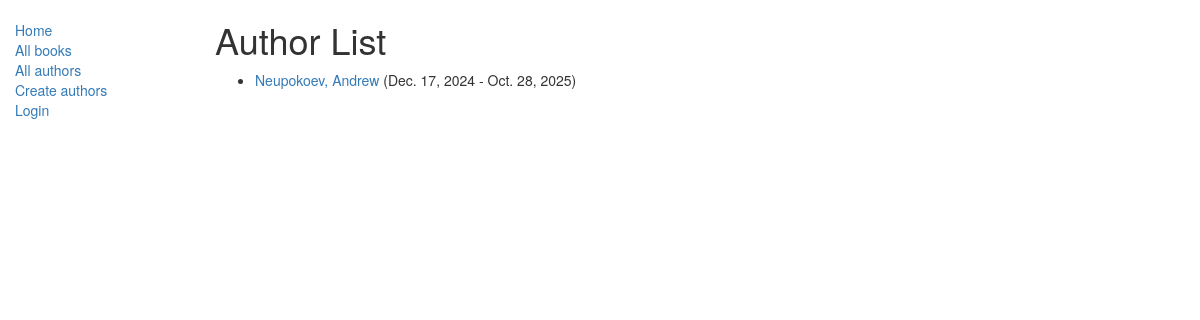
Screenshot of /catalog/authors/ with the database file from the repository.
### catalog/models.py (models this page shows, shortened)
class Author(models.Model):
    first_name = models.CharField(max_length=100)
    last_name = models.CharField(max_length=100)
    date_of_birth = models.DateField(null=True, blank=True)
    date_of_death = models.DateField('Died', null=True, blank=True)
    def get_absolute_url(self):
        return reverse('author-detail', args=[str(self.id)])

### catalog/views.py (the view)
# urls.py: path('authors/', views.AuthorListView.as_view(), name='authors'),  # имя 'authors' для списка авторов
class AuthorListView(generic.ListView):
    model = Author
    paginate_by = 10
    template_name = 'catalog/author_list.html'
    context_object_name = 'author_list'

### catalog/templates/catalog/author_list.html
{% extends "base_generic.html" %}
{% block content %}
    <h1>Author List</h1>
    {% if author_list %}
    <ul>
      {% for author in author_list %}
      <li>
        <a href="{{ author.get_absolute_url }}">{{ author.last_name }}, {{ author.first_name }}</a>
        ({{ author.date_of_birth|default:"?" }} - {{ author.date_of_death|default:"Present" }})
      </li>
      {% endfor %}
    </ul>
    {% else %}
      <p>There are no authors in the library.</p>
    {% endif %}
{% endblock %}

### rows the page displays
Author: last_name "Neupokoev", first_name "Andrew", date_of_birth "Dec. 17, 2024", date_of_death "Oct. 28, 2025"
